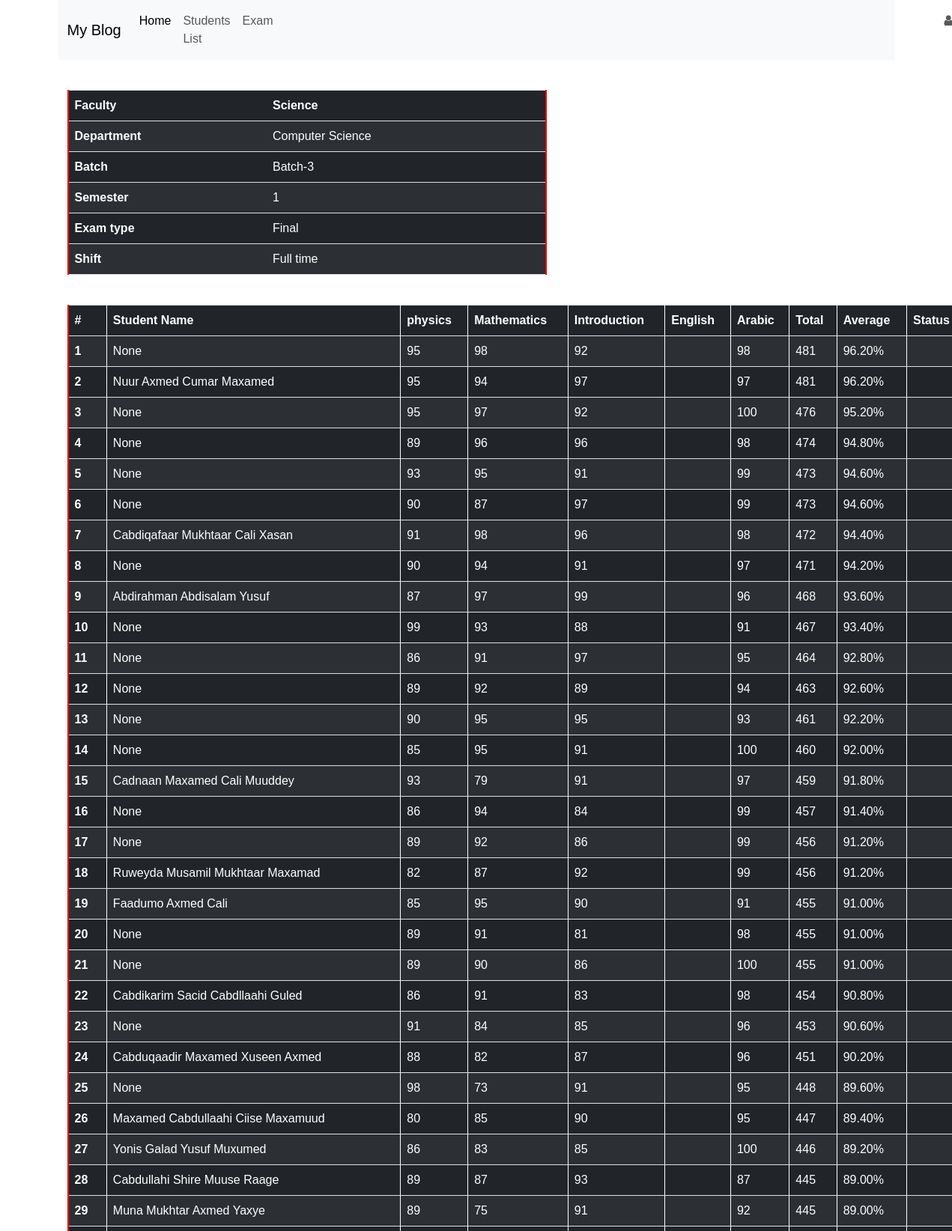
Screenshot of /Exam (signed in, upper part) with the database file from the repository.
### app.py (models this page shows)
class examsemister1(db.Model):
    No = db.Column(db.Integer, primary_key=True)
    Name = db.Column(db.Text)
    physics = db.Column(db.Integer)
    mathematics = db.Column(db.Integer)
    introduction = db.Column(db.Integer)
    English = db.Column(db.Integer)
    Arabic = db.Column(db.Integer)
    Total = db.Column(db.Integer)
    Average = db.Column(db.Text)
    Grade = db.Column(db.Text)
    status = db.Column(db.Text)

### app.py (the view)
@app.route('/Exam', methods=['POST', 'GET'])
def Exam():
    if not current_user.is_authenticated:
        flash(f'First sign in your account to view Exam tab!...', category='warning')
        return redirect('login')
    else:
        Exam = examsemister1.query.all()
        return render_template('Exam.html', title='Students List', Exams = Exam)

### app.py (called while the page is built)
@login_manager.user_loader
def load_user(user_id):
    return User.query.get(int(user_id))  # Replace with your actual code

### templates/Exam.html
{% extends "layout.html" %}
{% block content %}
<table class="table table-striped table-dark tbale-width border">
    <thead>
      <tr>
        <th scope="col">Faculty</th>
        <th scope="col">Science</th>
      </tr>
    </thead>
    <tbody>
      <tr>
        <th scope="row">Department</th>
        <td>Computer Science</td>
      </tr>
      <tr>
        <th scope="row">Batch</th>
        <td>Batch-3</td>
      </tr>
      <tr>
        <th scope="row">Semester</th>
        <td>1</td>
      </tr>
      <tr>
        <th scope="row">Exam type</th>
        <td>Final</td>
      </tr>
      <tr>
        <th scope="row">Shift</th>
        <td>Full time</td>
      </tr>
    </tbody>
  </table>
<table class="table table-striped table-dark student border">
    <thead>
        <tr>
          <th scope="col" class="left-border">#</th>
          <th scope="col" class="left-border">Student Name</th>
          <th scope="col" class="left-border">physics</th>
          <th scope="col" class="left-border">Mathematics</th>
          <th scope="col" class="left-border">Introduction</th>
          <th scope="col" class="left-border">English</th>
          <th scope="col" class="left-border">Arabic</th>
          <th scope="col" class="left-border">Total</th>
          <th scope="col" class="left-border">Average</th>
          <th scope="col" class="left-border"> Status</th>
        </tr>
    </thead >
    <tbody>
      {% for exam in Exams %}
        <tr class="hover-row ">
          <th scope="row">{{ exam.No }}</th>
          <td class="left-border">{{ exam.Name }}</td>
          <td class="left-border">{{ exam.physics }}</td>
          <td class="left-border">{{ exam.introduction }}</td>
          <td class="left-border">{{ exam.English }}</td>
          <td class="left-border">{{ exam.Mathematics }}</td>
          <td class="left-border">{{ exam.Arabic }}</td>
          <td class="left-border">{{ exam.Total }}</td>
          <td class="left-border">{{ exam.Average }}</td>
          <td class="left-border">{{ exam.Status }}</td>
        </tr>
      {% endfor %}
    </tbody>
</table>
{% endblock content %}

### static/style.css (style rules this page uses)
* { font-family: 'Gill Sans', 'Gill Sans MT', Calibri, 'Trebuchet MS', sans-serif; font-size: medium; }
.tbale-width { width: 40rem; margin-top: 2.5rem; }
.student { width: 75em; margin-top: 40px; }
.border { border-left: 2px solid red !important; border-right: 2px solid red !important; }
.left-border { border-left: 1px solid white !important; }

### rows the page displays
examsemister1: No "1", Name "None", physics "95", introduction "98", English "92", Arabic "98", Total "481", Average "96.20%"
examsemister1: No "2", Name "Nuur Axmed Cumar Maxamed", physics "95", introduction "94", English "97", Arabic "97", Total "481", Average "96.20%"
examsemister1: No "3", Name "None", physics "95", introduction "97", English "92", Arabic "100", Total "476", Average "95.20%"
examsemister1: No "4", Name "None", physics "89", introduction "96", English "96", Arabic "98", Total "474", Average "94.80%"
examsemister1: No "5", Name "None", physics "93", introduction "95", English "91", Arabic "99", Total "473", Average "94.60%"
examsemister1: No "6", Name "None", physics "90", introduction "87", English "97", Arabic "99", Total "473", Average "94.60%"
examsemister1: No "7", Name "Cabdiqafaar Mukhtaar Cali Xasan", physics "91", introduction "98", English "96", Arabic "98", Total "472", Average "94.40%"
examsemister1: No "8", Name "None", physics "90", introduction "94", English "91", Arabic "97", Total "471", Average "94.20%"
examsemister1: No "9", Name "Abdirahman Abdisalam Yusuf", physics "87", introduction "97", English "99", Arabic "96", Total "468", Average "93.60%"
examsemister1: No "10", Name "None", physics "99", introduction "93", English "88", Arabic "91", Total "467", Average "93.40%"
examsemister1: No "11", Name "None", physics "86", introduction "91", English "97", Arabic "95", Total "464", Average "92.80%"
examsemister1: No "12", Name "None", physics "89", introduction "92", English "89", Arabic "94", Total "463", Average "92.60%"
examsemister1: No "13", Name "None", physics "90", introduction "95", English "95", Arabic "93", Total "461", Average "92.20%"
examsemister1: No "14", Name "None", physics "85", introduction "95", English "91", Arabic "100", Total "460", Average "92.00%"
examsemister1: No "15", Name "Cadnaan Maxamed Cali Muuddey", physics "93", introduction "79", English "91", Arabic "97", Total "459", Average "91.80%"
examsemister1: No "16", Name "None", physics "86", introduction "94", English "84", Arabic "99", Total "457", Average "91.40%"
examsemister1: No "17", Name "None", physics "89", introduction "92", English "86", Arabic "99", Total "456", Average "91.20%"
examsemister1: No "18", Name "Ruweyda Musamil Mukhtaar Maxamad", physics "82", introduction "87", English "92", Arabic "99", Total "456", Average "91.20%"
examsemister1: No "19", Name "Faadumo Axmed Cali", physics "85", introduction "95", English "90", Arabic "91", Total "455", Average "91.00%"
examsemister1: No "20", Name "None", physics "89", introduction "91", English "81", Arabic "98", Total "455", Average "91.00%"
examsemister1: No "21", Name "None", physics "89", introduction "90", English "86", Arabic "100", Total "455", Average "91.00%"
examsemister1: No "22", Name "Cabdikarim Sacid Cabdllaahi Guled", physics "86", introduction "91", English "83", Arabic "98", Total "454", Average "90.80%"
examsemister1: No "23", Name "None", physics "91", introduction "84", English "85", Arabic "96", Total "453", Average "90.60%"
examsemister1: No "24", Name "Cabduqaadir Maxamed Xuseen Axmed", physics "88", introduction "82", English "87", Arabic "96", Total "451", Average "90.20%"
examsemister1: No "25", Name "None", physics "98", introduction "73", English "91", Arabic "95", Total "448", Average "89.60%"
examsemister1: No "26", Name "Maxamed Cabdullaahi Ciise Maxamuud", physics "80", introduction "85", English "90", Arabic "95", Total "447", Average "89.40%"
examsemister1: No "27", Name "Yonis Galad Yusuf Muxumed", physics "86", introduction "83", English "85", Arabic "100", Total "446", Average "89.20%"
examsemister1: No "28", Name "Cabdullahi Shire Muuse Raage", physics "89", introduction "87", English "93", Arabic "87", Total "445", Average "89.00%"
examsemister1: No "29", Name "Muna Mukhtar Axmed Yaxye", physics "89", introduction "75", English "91", Arabic "92", Total "445", Average "89.00%"
